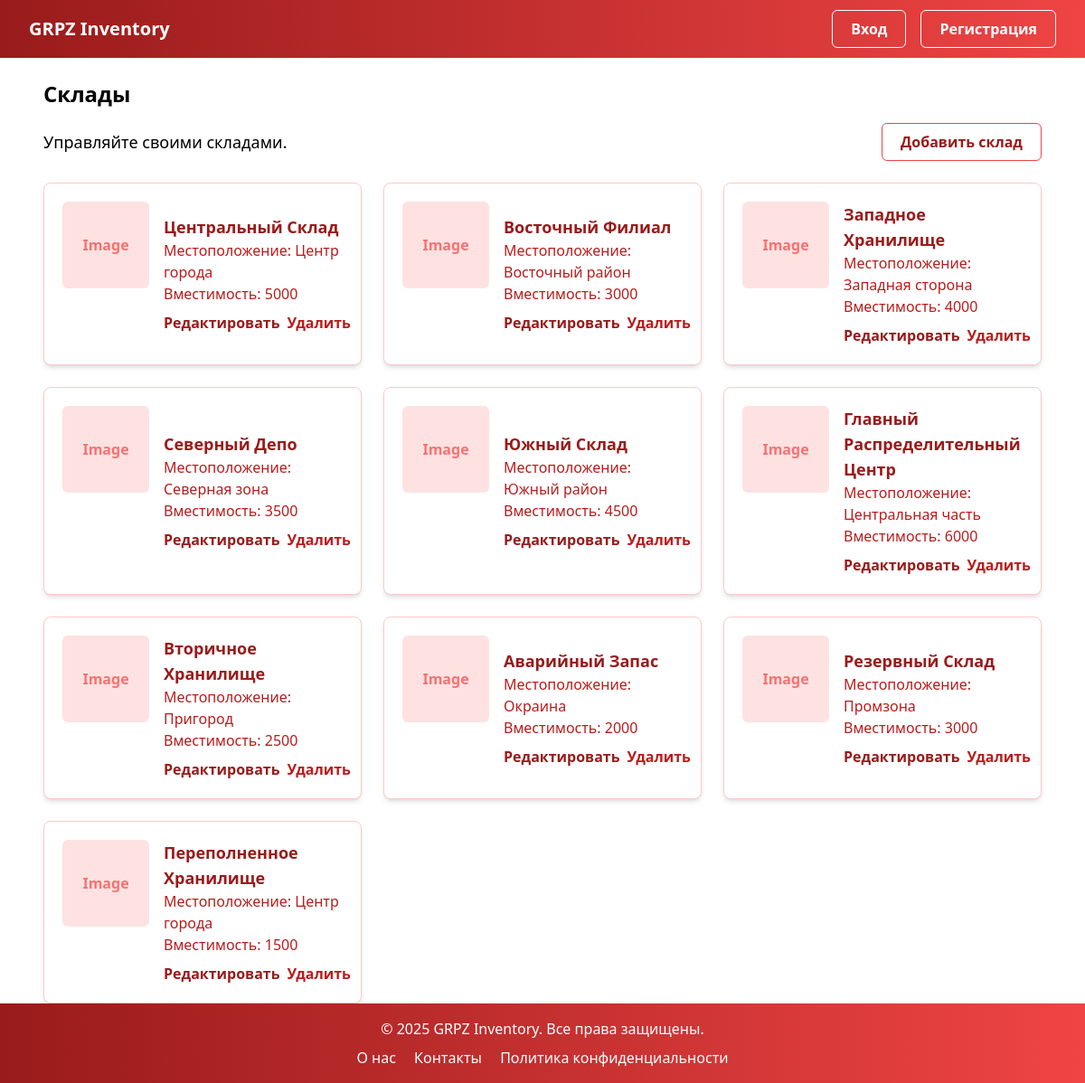
The page /warehouses/ on the database its author committed.
### warehouses/models.py (models this page shows, shortened)
class Warehouse(models.Model):
    name = models.CharField(max_length=255, verbose_name='Название')
    address = models.TextField(verbose_name='Адрес')
    responsible = models.ForeignKey('users.User', on_delete=models.SET_NULL, null=True, verbose_name='Ответственный')
    location = models.CharField(max_length=200, blank=True)  # Добавлено поле местоположения
    capacity = models.PositiveIntegerField(default=0)       # Добавлено поле вместимости
    class Meta:
        verbose_name = 'Склад'
        verbose_name_plural = 'Склады'

### warehouses/views.py (the view)
# urls.py: path('', views.warehouse_list, name='warehouse_list'),
def warehouse_list(request):
    warehouses = Warehouse.objects.all()
    return render(request, 'warehouses/warehouse_list.html', {'warehouses': warehouses})

### warehouses/templates/warehouses/warehouse_list.html (shortened to what this page needs)
﻿{% extends 'base.html' %}
{% block content %}
<section>
    <h2 class="mb-4 text-2xl font-semibold text-black">Склады</h2>
    <div class="mb-6 flex items-center justify-between">
        <p class="text-lg">Управляйте своими складами.</p>
        <a href="{% url 'warehouses:warehouse_create' %}" class="rounded-md border border-red-500 px-5 py-2 font-semibold text-red-800 transition hover:bg-red-500 hover:text-white">Добавить склад</a>
    </div>
    {% if warehouses %}
    <div class="grid max-w-6xl grid-cols-1 gap-6 sm:grid-cols-2 md:grid-cols-3">
        {% for warehouse in warehouses %}
        <div class="flex space-x-4 rounded-lg border border-red-200 bg-white p-5 shadow-md">
            <div class="flex h-24 w-24 flex-shrink-0 items-center justify-center rounded-md bg-red-100 text-base font-semibold text-red-400 select-none">Image</div>
            <div class="flex flex-col justify-center">
                <h3 class="text-lg font-semibold text-red-800">{{ warehouse.name }}</h3>
                <p class="text-base text-red-700">Местоположение: {{ warehouse.location|default:"Не указано" }}</p>
                <p class="text-base text-red-700">Вместимость: {{ warehouse.capacity }}</p>
                <div class="mt-2 flex space-x-2">
                    <a href="{% url 'warehouses:warehouse_edit' warehouse.pk %}" class="font-semibold text-red-800 hover:underline">Редактировать</a>
                    <a href="#" class="font-semibold text-red-700 hover:underline">Удалить</a>
                </div>
            </div>
        </div>
        {% endfor %}
    </div>
    {% endif %}
</section>
{% endblock %}

### templates/base.html (style rules this page uses)
html, body { margin: 0; padding: 0; height: 100%; }
body { display: flex; flex-direction: column; min-height: 100vh; }

### rows shown on the page
Warehouse: name "Центральный Склад", location "Центр города", capacity "5000"
Warehouse: name "Восточный Филиал", location "Восточный район", capacity "3000"
Warehouse: name "Западное Хранилище", location "Западная сторона", capacity "4000"
Warehouse: name "Северный Депо", location "Северная зона", capacity "3500"
Warehouse: name "Южный Склад", location "Южный район", capacity "4500"
Warehouse: name "Главный Распределительный Центр", location "Центральная часть", capacity "6000"
Warehouse: name "Вторичное Хранилище", location "Пригород", capacity "2500"
Warehouse: name "Аварийный Запас", location "Окраина", capacity "2000"
Warehouse: name "Резервный Склад", location "Промзона", capacity "3000"
Warehouse: name "Переполненное Хранилище", location "Центр города", capacity "1500"
